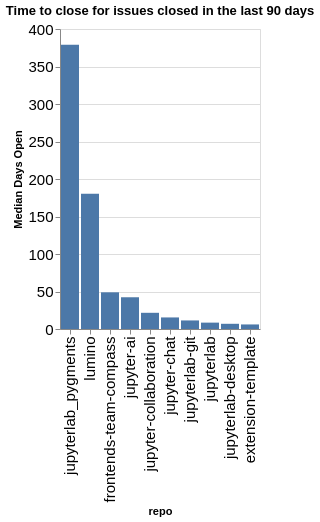

Notebook source saved alongside this figure:
### Code cell
time_open = closed.groupby(['org', 'repo']).agg({'time_open': 'median'}).reset_index()
time_open['time_open'] = time_open['time_open'] / (60 * 60 * 24)
time_open['org/repo'] = time_open.apply(lambda a: a['org'] + '/' + a['repo'], axis=1)
sorted_vals = time_open.sort_values(['org', 'time_open'], ascending=False)['repo'].values
alt.Chart(data=time_open, title=f"Time to close for issues closed in the last {n_days} days").mark_bar().encode(
    x=alt.X('repo', sort=alt.Sort(sorted_vals.tolist())),
    y=alt.Y('time_open', title="Median Days Open"),
)

### Figure 1 — Vega-Lite specification as saved in the notebook (floating-point values rounded to 4 significant figures)
{"config": {"axisLeft": {"labelFontSize": 15}, "axisBottom": {"labelFontSize": 15}}, "data": {"name": "data-c762b2827a212458fe73cf0730f2cf09"}, "mark": {"type": "bar"}, "encoding": {"x": {"field": "repo", "sort": ["jupyterlab_pygments", "lumino", "frontends-team-compass", "jupyter-ai", "jupyter-collaboration", "jupyter-chat", "jupyterlab-git", "jupyterlab", "jupyterlab-desktop", "extension-template"], "type": "nominal"}, "y": {"field": "time_open", "title": "Median Days Open", "type": "quantitative"}}, "title": "Time to close for issues closed in the last 90 days", "$schema": "https://vega.github.io/schema/vega-lite/v5.20.1.json", "datasets": {"data-c762b2827a212458fe73cf0730f2cf09": [{"org": "jupyterlab", "repo": "extension-template", "time_open": 6.079, "org/repo": "jupyterlab/extension-template"}, {"org": "jupyterlab", "repo": "frontends-team-compass", "time_open": 48.91, "org/repo": "jupyterlab/frontends-team-compass"}, {"org": "jupyterlab", "repo": "jupyter-ai", "time_open": 42.32, "org/repo": "jupyterlab/jupyter-ai"}, {"org": "jupyterlab", "repo": "jupyter-chat", "time_open": 15.42, "org/repo": "jupyterlab/jupyter-chat"}, {"org": "jupyterlab", "repo": "jupyter-collaboration", "time_open": 21.6, "org/repo": "jupyterlab/jupyter-collaboration"}, {"org": "jupyterlab", "repo": "jupyterlab", "time_open": 8.5, "org/repo": "jupyterlab/jupyterlab"}, {"org": "jupyterlab", "repo": "jupyterlab-desktop", "time_open": 6.942, "org/repo": "jupyterlab/jupyterlab-desktop"}, {"org": "jupyterlab", "repo": "jupyterlab-git", "time_open": 11.42, "org/repo": "jupyterlab/jupyterlab-git"}, {"org": "jupyterlab", "repo": "jupyterlab_pygments", "time_open": 378.8, "org/repo": "jupyterlab/jupyterlab_pygments"}, {"org": "jupyterlab", "repo": "lumino", "time_open": 180.5, "org/repo": "jupyterlab/lumino"}]}}
